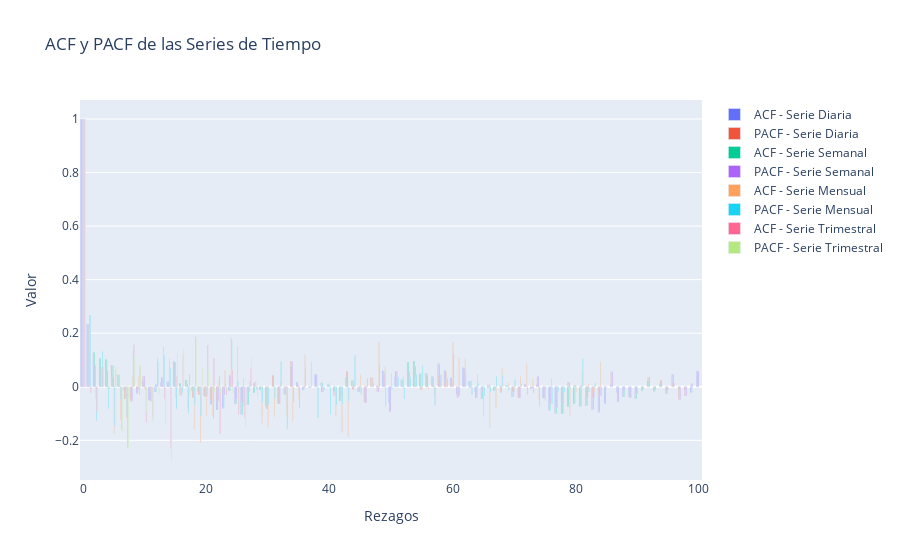

This figure's notebook cell:
### Markdown cell above
### Analisis de estacionaridad
---
Una serie es estacionaria si su media y varianza son constantes en el tiempo y no muestra una tendencia creciente o decreciente.
A continuacion se despliegan una serie de pruebas para determinar si la serie es estacionaria.

**✅ Pruebas estadísticas para Estacionariedad**
1. Prueba de Dickey-Fuller Aumentada (ADF)

**Objetivo:** Determinar si la serie tiene una raíz unitaria (lo que indica no estacionariedad).

- Hipótesis Nula (H₀): La serie tiene una raíz unitaria (NO es estacionaria).
- Hipótesis Alternativa (H₁): La serie es estacionaria.
- Si p-valor < 0.05, rechazamos H₀ → La serie es estacionaria.

### Code cell
import plotly.graph_objects as go
import pandas as pd
import numpy as np
from statsmodels.tsa.stattools import acf, pacf

# Definir series y títulos
series = [daily_serie, weekly_serie, monthly_serie, quarterly_serie]
titles = ["Serie Diaria", "Serie Semanal", "Serie Mensual", "Serie Trimestral"]

fig = go.Figure()

for i, (data, title) in enumerate(zip(series, titles)):
    data_clean = data.dropna()
    lags = min(100, len(data_clean) // 2)  # Ajuste dinámico de rezagos
    if lags > 0:
        acf_values = acf(data_clean, nlags=lags)
        pacf_values = pacf(data_clean, nlags=lags, method='ywm')
        
        fig.add_trace(go.Bar(x=list(range(lags+1)), y=acf_values, name=f"ACF - {title}"))
        fig.add_trace(go.Bar(x=list(range(lags+1)), y=pacf_values, name=f"PACF - {title}"))

fig.update_layout(title="ACF y PACF de las Series de Tiempo", xaxis_title="Rezagos", yaxis_title="Valor", barmode='group')
fig.show()
